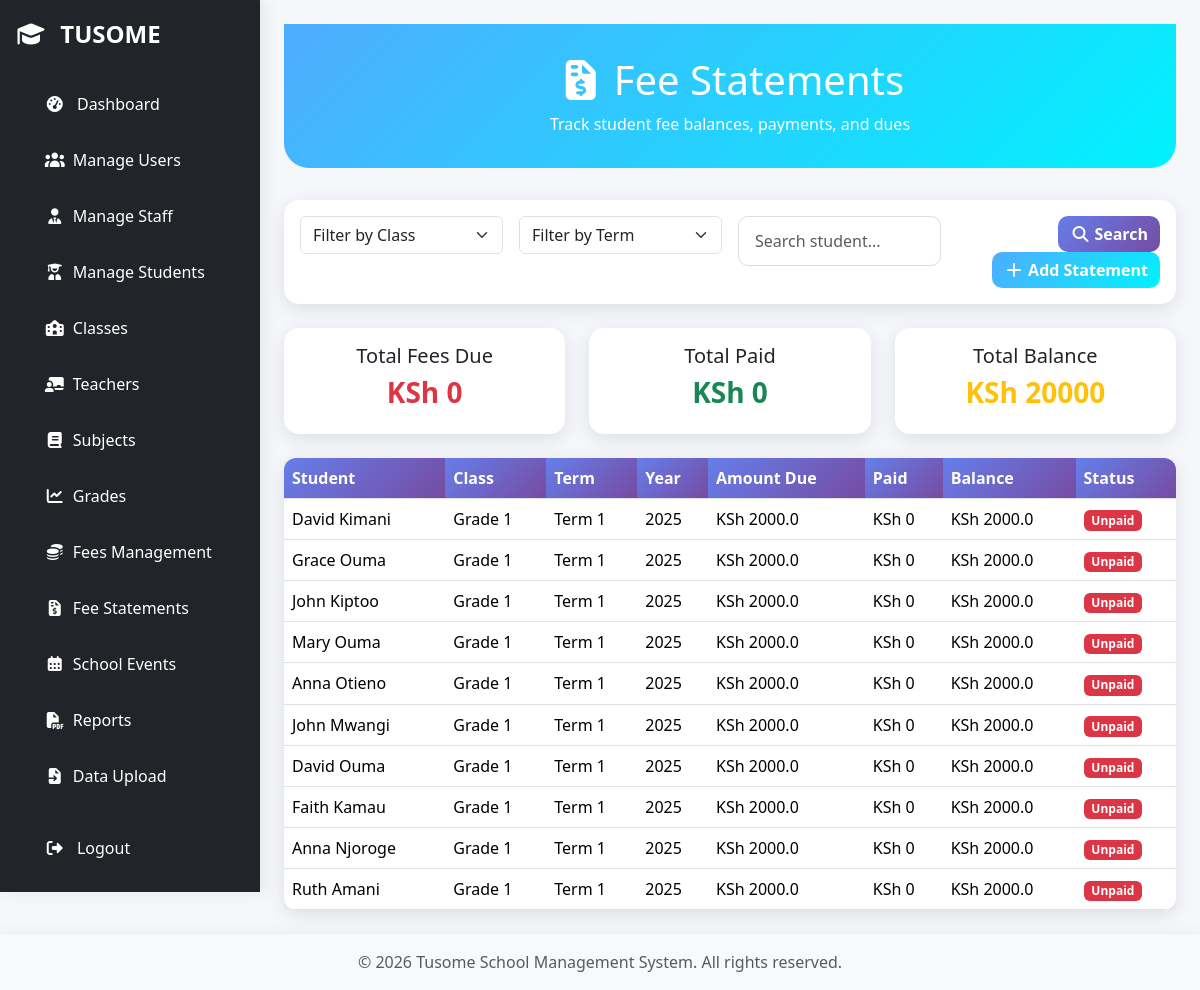
Screenshot of /fees/admin/statements (signed in) with the database file from the repository.
### models.py (models this page shows, shortened)
class FeeStatement(db.Model):
    __tablename__ = "fee_statements"
    id = db.Column(db.Integer, primary_key=True)
    student_id = db.Column(db.Integer, db.ForeignKey("students.id"), nullable=False)
    year = db.Column(db.Integer, nullable=False)
    term = db.Column(db.String(20), nullable=False)
    fee_type = db.Column(db.String(50), nullable=False)
    amount_due = db.Column(db.Float, nullable=False)
    due_date = db.Column(db.DateTime, nullable=True)
    created_at = db.Column(db.DateTime, default=datetime.utcnow)
    student = db.relationship("Student", back_populates="fee_statements", lazy="joined")
    payments = db.relationship(
        "FeePayment",
        back_populates="fee_statement",
        cascade="all, delete-orphan",
        lazy="select",
    )
    @property
    def amount_paid(self):
        return sum((p.amount_paid or 0) for p in self.payments)
    @property
    def balance(self):
        return (self.amount_due or 0) - self.amount_paid

class Student(db.Model):
    __tablename__ = "students"
    id = db.Column(db.Integer, primary_key=True)
    full_name = db.Column(db.String(100), nullable=False)
    user_id = db.Column(
        db.Integer, db.ForeignKey("users.id"), unique=True, nullable=True
    )
    admission_number = db.Column(db.String(50), unique=True, nullable=False)
    date_of_birth = db.Column(db.Date, nullable=False)
    parent_id = db.Column(db.Integer, db.ForeignKey("users.id"), nullable=True)
    current_class_id = db.Column(db.Integer, db.ForeignKey("classes.id"), nullable=True)
    status = db.Column(db.String(20), default="active")
    pathway = db.Column(
        db.String(50), nullable=True
    )  # STEM / Social Sciences / Arts & Sports
    student_user_profile = db.relationship(
        "User", back_populates="student_profile", foreign_keys=[user_id], uselist=False
    )
    parent = db.relationship(
        "User",
        back_populates="students_as_parent",
        foreign_keys=[parent_id],
        uselist=False,
    )
    current_class = db.relationship(
        "Class",
        back_populates="students",
        foreign_keys=[current_class_id],
        uselist=False,
    )
    attendances = db.relationship(
        "Attendance",
        back_populates="student",
        cascade="all, delete-orphan",
        lazy="select",
    )
    grades = db.relationship(
        "Grade", back_populates="student", cascade="all, delete-orphan", lazy="select"
    )
    fee_statements = db.relationship(
        "FeeStatement",
        back_populates="student",
        cascade="all, delete-orphan",
        lazy="select",
    )
    payments = db.relationship(
        "FeePayment",
        back_populates="student",
        cascade="all, delete-orphan",
        lazy="select",
    )
    teacher_classes = db.Table(
        "teacher_classes",
        db.Column(
            "teacher_id", db.Integer, db.ForeignKey("teachers.id"), primary_key=True
        ),
        db.Column(
            "class_id", db.Integer, db.ForeignKey("classes.id"), primary_key=True
        ),
    )
    teacher_subjects = db.Table(
        "teacher_subjects",
        db.Column(
            "teacher_id", db.Integer, db.ForeignKey("teachers.id"), primary_key=True
        ),
        db.Column(
            "subject_id", db.Integer, db.ForeignKey("subjects.id"), primary_key=True
        ),
    )

class Class(db.Model):
    __tablename__ = "classes"
    id = db.Column(db.Integer, primary_key=True)
    name = db.Column(db.String(50), unique=True, nullable=False)
    level = db.Column(db.String(50), nullable=False)
    class_teacher_id = db.Column(
        db.Integer,
        db.ForeignKey("teachers.id"),
        nullable=True,
    )
    class_teacher = db.relationship(
        "Teacher",
        foreign_keys=[class_teacher_id],
        back_populates="classes_as_teacher",
        lazy="joined",
    )
    subject_teachers = db.relationship(
        "Teacher",
        secondary=class_subject_teacher,
        backref="teaching_classes",
        lazy="select",
    )
    students = db.relationship(
        "Student",
        back_populates="current_class",
        cascade="all, delete-orphan",
        lazy="select",
    )
    subjects = db.relationship("Subject", back_populates="class_", lazy="select")
    attendances = db.relationship(
        "Attendance",
        back_populates="class_obj",
        cascade="all, delete-orphan",
        lazy="select",
    )

### routes/fees.py (the view, shortened to what this page needs)
@fee_bp.route(
    "/admin/statements", methods=["GET", "POST"], endpoint="admin_view_all_statements"
)
@login_required
@roles_required("admin")
def admin_view_all_statements():
    if current_user.role != "admin":
        abort(403)
    page = request.args.get("page", 1, type=int)
    paginated_statements = FeeStatement.query.paginate(
        page=page, per_page=10, error_out=False
    )
    statements = FeeStatement.query.order_by(
        FeeStatement.year.desc(), FeeStatement.term.desc()
    ).all()
    statement_data = []
    for stmt in statements:
        student = Student.query.get(stmt.student_id) if stmt.student_id else None
        statement_data.append(
            {
                "statement": stmt,
                "student": student,
                "student_name": student.full_name if student else "General",
                "amount_due": stmt.amount_due,
                "term": stmt.term,
                "year": stmt.year,
                "fee_type": stmt.fee_type,
            }
        )
    form = FeeStatementForm()
    form.class_id.choices = [
        (c.id, c.name) for c in Class.query.order_by(Class.name).all()
    ]
    return render_template(
        "fee_statement.html",
        statements=statement_data,
        feestatements=paginated_statements,
        form=form,
    )

### forms.py
class FeeStatementForm(FlaskForm):
    year = IntegerField("Year", validators=[DataRequired(), NumberRange(min=2000)])
    term = SelectField(
        "Term",
        choices=[("Term 1", "Term 1"), ("Term 2", "Term 2"), ("Term 3", "Term 3")],
        validators=[DataRequired()],
    )
    class_id = SelectField(
        "Class",
        coerce=int,
        validators=[DataRequired()],
    )
    fee_type = SelectField(
        "Fee Type",
        choices=[
            ("Tuition", "Tuition"),
            ("Examination", "Examination"),
            ("Trip", "Trip"),
            ("Repairs and Mantainance", "Repairs and Mantainance"),
            ("Boarding", "Boarding"),
            ("Stationery", "Stationery"),
        ],
        validators=[DataRequired()],
    )
    amount_due = FloatField(
        "Amount Due", validators=[DataRequired(), NumberRange(min=0)]
    )
    submit = SubmitField("Generate Fee Statements")

### app.py (called while the page is built)
@login_manager.user_loader
def load_user(user_id):
    return User.query.get(int(user_id))

def create_app():
    app = Flask(__name__)
    app.config.from_object(Config)
    app.config["SQLALCHEMY_DATABASE_URI"] = "sqlite:///site.db"
    app.config["SQLALCHEMY_TRACK_MODIFICATIONS"] = False
    app.config["SECRET_KEY"] = "your-secret-key"
    db.init_app(app)
    login_manager.init_app(app)
    migrate.init_app(app, db)
    mail.init_app(app)
    login_manager.login_view = "auth_bp.login"
    @app.context_processor
    def inject_now():
        return {"now": datetime.now()}
    @app.route("/")
    def index():
        return redirect(url_for("auth_bp.login"))
    register_blueprints(app)
    register_cli(app)
    return app

### models.py (called while the page is built)
    def is_admin(self):
        return bool(self.role and self.role.lower() == "admin")

    def is_teacher(self):
        return bool(self.role and self.role.lower() == "teacher")

    def is_parent(self):
        return bool(self.role and self.role.lower() == "parent")

    def is_student(self):
        return bool(self.role and self.role.lower() == "student")

    def is_finance(self):
        return bool(self.role and self.role.lower() == "finance")

### Templates/fee_statement.html (shortened to what this page needs)
{% extends "base.html" %}
{% block content %}
    <div class="page-header">
        <h1>
            <i class="fas fa-file-invoice-dollar me-2"></i>Fee Statements
        </h1>
        <p class="mb-0">Track student fee balances, payments, and dues</p>
    </div>
    <div class="card mb-4">
        <div class="card-body">
            <form method="GET"
                  action="{{ url_for("fee_bp.admin_view_all_statements") }}"
                  class="row g-3">
                <div class="col-md-3">
                    <select name="class" class="form-select">
                        <option value="">Filter by Class</option>
                    </select>
                </div>
                <div class="col-md-3">
                    <select name="term" class="form-select">
                        <option value="">Filter by Term</option>
                    </select>
                </div>
                <div class="col-md-3">
                    <input type="text"
                           name="search"
                           class="form-control"
                           placeholder="Search student..." />
                </div>
                <div class="col-md-3 text-end">
                    <button type="submit" class="btn btn-gradient">
                        <i class="fas fa-search me-1"></i>Search
                    </button>
                    <button type="button"
                            class="btn btn-primary"
                            data-bs-toggle="modal"
                            data-bs-target="#addFeeStatementModal">
                        <i class="fas fa-plus me-1"></i>Add Statement
                    </button>
                </div>
            </form>
        </div>
    </div>
    <div class="row mb-4">
        <div class="col-md-4">
            <div class="card p-3 text-center">
                <h5>Total Fees Due</h5>
                <h3 class="text-danger fw-bold">KSh {{ statements.items | sum(attribute='amount_due') | int }}</h3>
            </div>
        </div>
        <div class="col-md-4">
            <div class="card p-3 text-center">
                <h5>Total Paid</h5>
                <h3 class="text-success fw-bold">KSh {{ feestatements.items | sum(attribute='amount_paid') | int }}</h3>
            </div>
        </div>
        <div class="col-md-4">
            <div class="card p-3 text-center">
                <h5>Total Balance</h5>
                <h3 class="text-warning fw-bold">KSh {{ feestatements.items | sum(attribute='balance') | int }}</h3>
            </div>
        </div>
    </div>
    <div class="card">
        <div class="card-body p-0">
            <div class="table-responsive">
                <table class="table mb-0">
                    <thead>
                        <tr>
                            <th>Student</th>
                            <th>Class</th>
                            <th>Term</th>
                            <th>Year</th>
                            <th>Amount Due</th>
                            <th>Paid</th>
                            <th>Balance</th>
                            <th>Status</th>
                        </tr>
                    </thead>
                    <tbody>
                        {% for f in feestatements.items %}
                            <tr>
                                <td>{{ f.student.full_name }}</td>
                                <td>{{ f.student.current_class.name if f.student.current_class else '-' }}</td>
                                <td>{{ f.term }}</td>
                                <td>{{ f.year }}</td>
                                <td>KSh {{ f.amount_due }}</td>
                                <td>KSh {{ f.amount_paid }}</td>
                                <td>KSh {{ f.balance }}</td>
                                <td>
                                    {% if f.balance == 0 %}
                                        <span class="badge badge-paid">Paid</span>
                                    {% elif f.balance < f.amount_due %}
                                        <span class="badge badge-pending">Partial</span>
                                    {% else %}
                                        <span class="badge badge-overdue">Unpaid</span>
                                    {% endif %}
                                </td>
                            </tr>
                        {% endfor %}
                    </tbody>
                </table>
            </div>
        </div>
    </div>
{% endblock %}

### static/tom-select.css (style rules this page uses)
:root { --ts-pr-clear-button: 0px; --ts-pr-caret: 0px; --ts-pr-min: .75rem; }

### Templates/base.html (style rules this page uses)
:root { --primary-gradient: linear-gradient(135deg, #4facfe, #00f2fe); --secondary-gradient: linear-gradient(135deg, #667eea, #764ba2); --danger-gradient: linear-gradient(135deg, #ff758c, #ff7eb3); --success-gradient: linear-gradient(135deg, #43e97b, #38f9d7); --dark-bg: #2c3e50; }
body { background: #f5f7fa; font-family: "Segoe UI", Tahoma, Geneva, Verdana, sans-serif; color: #2d3436; animation: fadeIn 0.6s ease-in-out; padding: 0px; display: flex; flex-direction: column; min-height: 100vh; }
.table { border-radius: 12px; overflow: hidden; box-shadow: 0 4px 12px rgba(0, 0, 0, 0.05); }
.table th { background: var(--secondary-gradient); color: #fff; font-weight: 600; }
.table tbody tr { transition: all 0.2s ease; }
.form-control { border-radius: 10px; border: 1px solid #dcdde1; padding: 0.75rem 1rem; transition: all 0.3s ease; }
.btn { border-radius: 10px; font-weight: 600; transition: all 0.3s ease; position: relative; overflow: hidden; }
.btn-primary { background: var(--primary-gradient); border: none; }
.card { border-radius: 16px; box-shadow: 0 4px 12px rgba(0, 0, 0, 0.06); transition: all 0.3s ease; }
.btn::after { content: ""; position: absolute; background: rgba(255, 255, 255, 0.4); border-radius: 50%; transform: scale(0); transition: transform 0.6s ease-out; pointer-events: none; }
html, body { height: 100%; margin: 0; padding: 0; }

### Templates/fee_statement.html (style rules this page uses)
.page-header { background: linear-gradient(135deg, #4facfe 0%, #00f2fe 100%); color: white; padding: 2rem; border-radius: 0 0 25px 25px; text-align: center; margin-bottom: 2rem; }
.table thead th { background: linear-gradient(135deg, #667eea 0%, #764ba2 100%); color: white; }
.card { border-radius: 15px; box-shadow: 0 5px 20px rgba(0, 0, 0, 0.1); border: none; }
.btn-gradient { background: linear-gradient(135deg, #667eea 0%, #764ba2 100%); color: #fff; border: none; border-radius: 10px; }
.badge-overdue { background: #dc3545; }

### rows the page displays
FeeStatement: student.full_name "David Kimani", student.current_class "Grade 1", term "Term 1", year "2025", amount_due "2000.0", amount_paid "0", balance "2000.0", shows "Unpaid"
FeeStatement: student.full_name "Grace Ouma", student.current_class "Grade 1", term "Term 1", year "2025", amount_due "2000.0", amount_paid "0", balance "2000.0", shows "Unpaid"
FeeStatement: student.full_name "John Kiptoo", student.current_class "Grade 1", term "Term 1", year "2025", amount_due "2000.0", amount_paid "0", balance "2000.0", shows "Unpaid"
FeeStatement: student.full_name "Mary Ouma", student.current_class "Grade 1", term "Term 1", year "2025", amount_due "2000.0", amount_paid "0", balance "2000.0", shows "Unpaid"
FeeStatement: student.full_name "Anna Otieno", student.current_class "Grade 1", term "Term 1", year "2025", amount_due "2000.0", amount_paid "0", balance "2000.0", shows "Unpaid"
FeeStatement: student.full_name "John Mwangi", student.current_class "Grade 1", term "Term 1", year "2025", amount_due "2000.0", amount_paid "0", balance "2000.0", shows "Unpaid"
FeeStatement: student.full_name "David Ouma", student.current_class "Grade 1", term "Term 1", year "2025", amount_due "2000.0", amount_paid "0", balance "2000.0", shows "Unpaid"
FeeStatement: student.full_name "Faith Kamau", student.current_class "Grade 1", term "Term 1", year "2025", amount_due "2000.0", amount_paid "0", balance "2000.0", shows "Unpaid"
FeeStatement: student.full_name "Anna Njoroge", student.current_class "Grade 1", term "Term 1", year "2025", amount_due "2000.0", amount_paid "0", balance "2000.0", shows "Unpaid"
FeeStatement: student.full_name "Ruth Amani", student.current_class "Grade 1", term "Term 1", year "2025", amount_due "2000.0", amount_paid "0", balance "2000.0", shows "Unpaid"

### other values shown
{{ statements.items | sum(attribute='amount_due') | int }} "0"
{{ feestatements.items | sum(attribute='amount_paid') | int }} "0"
{{ feestatements.items | sum(attribute='balance') | int }} "20000"
